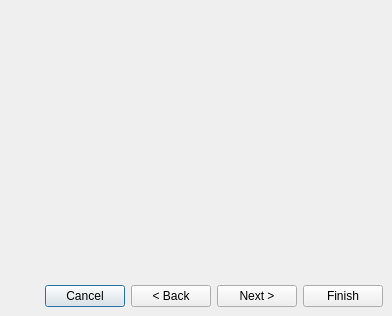
<ui version="4.0" >
 <author></author>
 <comment></comment>
 <exportmacro></exportmacro>
 <class>Wizard</class>
 <widget class="QDialog" name="Wizard" >
  <property name="geometry" >
   <rect>
    <x>0</x>
    <y>0</y>
    <width>392</width>
    <height>316</height>
   </rect>
  </property>
  <property name="windowTitle" >
   <string/>
  </property>
  <layout class="QGridLayout" >
   <property name="margin" >
    <number>9</number>
   </property>
   <property name="spacing" >
    <number>6</number>
   </property>
   <item row="1" column="0" >
    <layout class="QGridLayout" >
     <property name="margin" >
      <number>0</number>
     </property>
     <property name="spacing" >
      <number>6</number>
     </property>
     <item row="0" column="1" >
      <widget class="QPushButton" name="cancelButton" >
       <property name="text" >
        <string>Cancel</string>
       </property>
      </widget>
     </item>
     <item row="0" column="0" >
      <spacer>
       <property name="orientation" >
        <enum>Qt::Horizontal</enum>
       </property>
       <property name="sizeHint" >
        <size>
         <width>40</width>
         <height>20</height>
        </size>
       </property>
      </spacer>
     </item>
     <item row="0" column="4" >
      <widget class="QPushButton" name="finishButton" >
       <property name="text" >
        <string>Finish</string>
       </property>
      </widget>
     </item>
     <item row="0" column="3" >
      <widget class="QPushButton" name="nextButton" >
       <property name="text" >
        <string>Next ></string>
       </property>
      </widget>
     </item>
     <item row="0" column="2" >
      <widget class="QPushButton" name="backButton" >
       <property name="text" >
        <string>&lt; Back</string>
       </property>
      </widget>
     </item>
    </layout>
   </item>
   <item row="0" column="0" >
    <widget class="QStackedWidget" name="stackedWidget" >
     <property name="currentIndex" >
      <number>-1</number>
     </property>
    </widget>
   </item>
  </layout>
 </widget>
 <pixmapfunction></pixmapfunction>
 <resources/>
 <connections>
  <connection>
   <sender>finishButton</sender>
   <signal>clicked()</signal>
   <receiver>Wizard</receiver>
   <slot>accept()</slot>
   <hints>
    <hint type="sourcelabel" >
     <x>278</x>
     <y>253</y>
    </hint>
    <hint type="destinationlabel" >
     <x>96</x>
     <y>254</y>
    </hint>
   </hints>
  </connection>
  <connection>
   <sender>cancelButton</sender>
   <signal>clicked()</signal>
   <receiver>Wizard</receiver>
   <slot>reject()</slot>
   <hints>
    <hint type="sourcelabel" >
     <x>369</x>
     <y>253</y>
    </hint>
    <hint type="destinationlabel" >
     <x>179</x>
     <y>282</y>
    </hint>
   </hints>
  </connection>
 </connections>
</ui>
